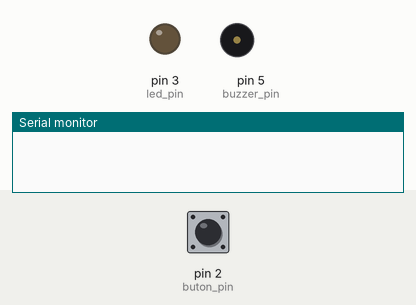
The sketch below on a simulated Arduino Uno, built with avr-gcc and run on an emulated ATmega328P. Parts: output pins drawn as LEDs (lit = HIGH), buzzer (waves = sounding), the last lines printed to the serial monitor. The inputs (shaded band) are chosen by the test bench; at power-on: pin 2 (buton_pin) LOW.

Above: at 1.2 s.
1.3 s: pin 2 (buton_pin) pulled HIGH for 0.15 s
At 6.5 s:
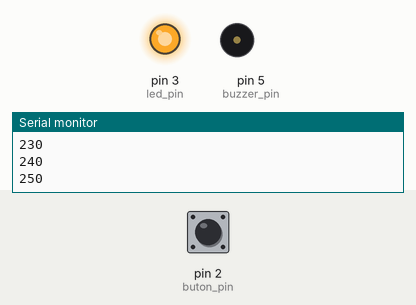
At 12.3 s:
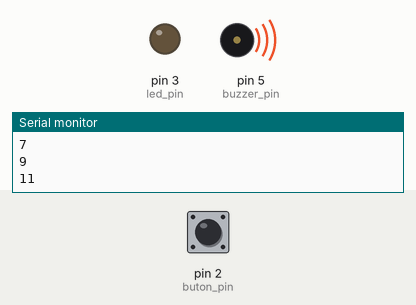
Timing chart, 0 to 13.3 s (numbered marks = the images above; inputs shaded):
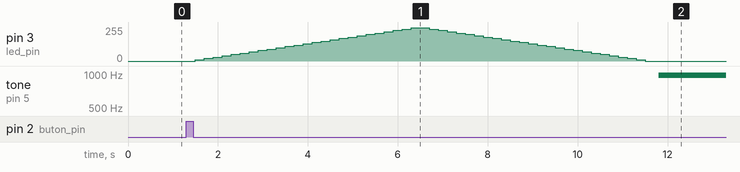

The sketch:

led_buzzer_button_digital_in_analog_out_1.ino
```cpp
const int led_pin = 3; //pinler atandı
const int buton_pin = 2;
const int buzzer_pin = 5;

int buton_durum = 0; //butonun durumunu saklayacak olan değişken

void led(){ // değer döndürmeyen parametre almayan "basla" fonskiyonu

    for( int i=0; i<=250; i+=10 ){
       analogWrite(led_pin, i); // ledi yak
       Serial.println( i );
       delay(200); //bekle

    }
    for( int i=250; i>=0; i-=10 ){
       analogWrite(led_pin, i); // ledi yak
       Serial.println( i );
       delay(200); //bekle
  }

}

void buzzer(){ // değer döndürmeyen parametre almayan "baslama" fonskiyonu

    for( int i=0; i<=75; i++ ){
        analogWrite(buzzer_pin, i++); // ledi yak
        Serial.println( i );
        delay(100); //bekle
    }
    for( int i=75; i>=0; i-- ){
        analogWrite(buzzer_pin, i); // ledi yak
        Serial.println( i );
        delay(100); //bekle
    }

}


void setup(){
    Serial.begin( 9600 );
    pinMode(led_pin , OUTPUT); // led pini çıkış atandı
    pinMode(buton_pin, INPUT); // bton pini giriş atandı
    pinMode(buzzer_pin, OUTPUT); // buzzer pini çıkış atandı
}

void loop(){

    buton_durum = digitalRead( buton_pin );
    if( buton_durum == HIGH ){
       led(); // basla adlı fonksiyonu çağır
       buzzer();// baslama adlı fonksiyonu çağır
    }

}
```

Measured:
- after the input at 1.3 s, pin 3 (led_pin): rises from 0/255 to 250/255 in 4.8 s, then falls to 0/255 in 5.2 s; tone on pin 5 (buzzer_pin): silent → 977 Hz after 10.5 s
